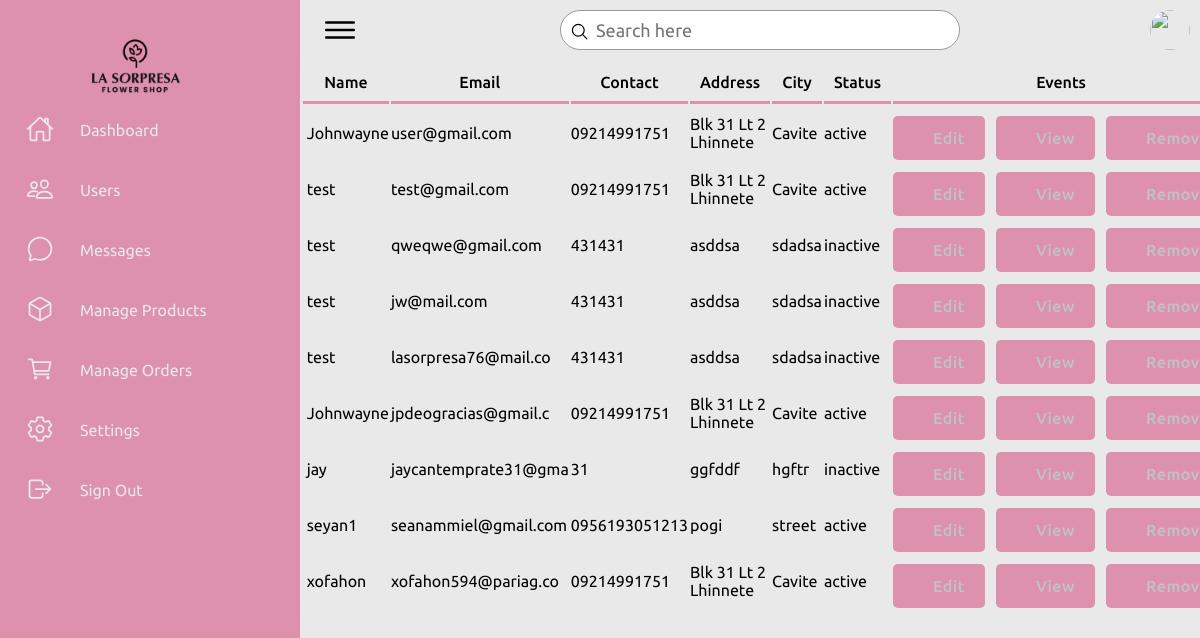
Page /admin/users.php on the earlier database version.
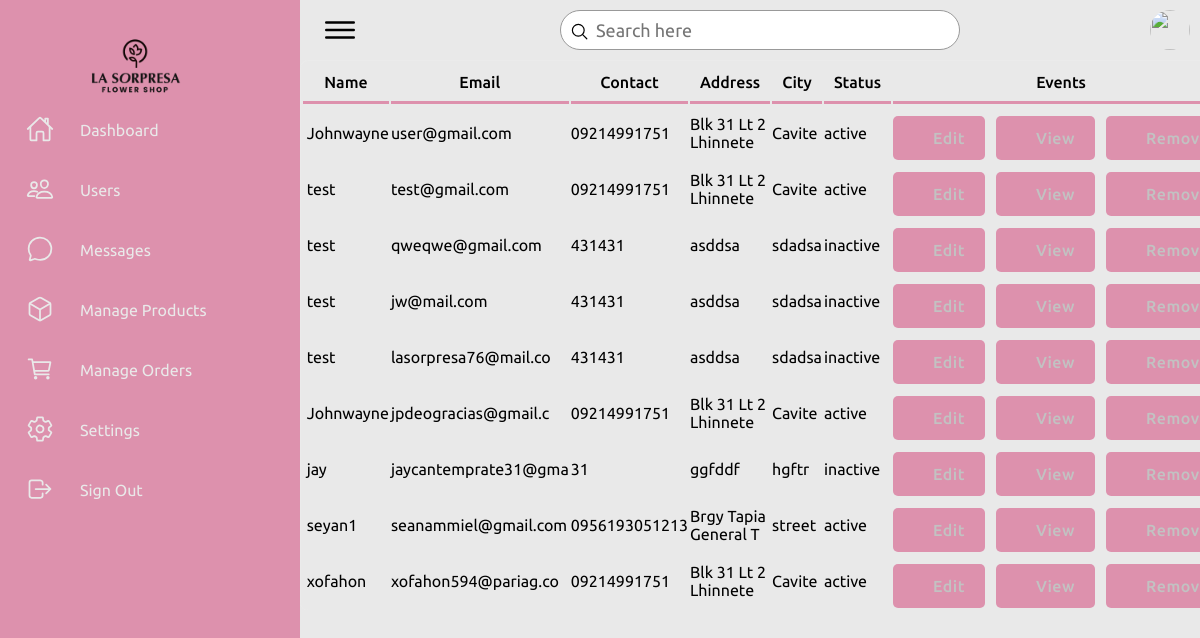
Same page on the later database version.
### tables this page shows
CREATE TABLE `customer` (
  `cust_id` int(11) NOT NULL,
  `cust_name` varchar(255) NOT NULL,
  `cust_email` varchar(255) NOT NULL,
  `cust_phone` varchar(15) NOT NULL,
  `cust_address` text NOT NULL,
  `cust_city` varchar(255) NOT NULL,
  `cust_zip` varchar(10) NOT NULL,
  `cust_s_name` varchar(255) DEFAULT NULL,
  `cust_s_phone` varchar(15) DEFAULT NULL,
  `cust_s_address` text DEFAULT NULL,
  `cust_s_city` varchar(255) DEFAULT NULL,
  `cust_s_zip` varchar(10) DEFAULT NULL,
  `cust_password` varchar(255) NOT NULL,
  `cust_datetime` datetime DEFAULT current_timestamp(),
  `cust_timestamp` timestamp NOT NULL DEFAULT current_timestamp() ON UPDATE current_timestamp(),
  `cust_status` enum('active','inactive','suspended') DEFAULT 'active'
);

### admin/users.php (the view, shortened to what the changed rows need)
<?php
include '../config.php';
$sql = "SELECT * FROM customer";
?>
<!DOCTYPE html>
<html lang="en">
<head>
    <link rel="stylesheet" href="../css/style.css">
    <link rel="stylesheet" href="https://cdnjs.cloudflare.com/ajax/libs/animate.css/4.1.1/animate.min.css"/>
    <link rel="stylesheet" href="https://cdnjs.cloudflare.com/ajax/libs/font-awesome/6.5.2/css/all.min.css">
    <link rel="stylesheet" href="../css/animations.css">
    <link rel="stylesheet" href="../css/admin1.css">
    <link rel="stylesheet" href="../css/admin2.css">
</head>
<body>
    <div class="container">
        <div class="main">
            <tr>
                <td colspan="4">
                    <div class="abc scroll">
                        <table width="93%" class="sub-table scrolldown" border="0">
                            <thead>
                                <tr>
                                    <th class="table-headin">
                                        Name
                                    </th>
                                    <th class="table-headin">
                                        Email
                                    </th>
                                    <th class="table-headin">
                                        Contact
                                    </th>
                                    <th class="table-headin">
                                        Address
                                    </th>
                                    <th class="table-headin">
                                        City
                                    </th>
                                    <th class="table-headin">
                                        Status
                                    </th>
                                    <th class="table-headin">
                                        Events
                                    </th>
                            </thead>
                            <tbody>
                                <?php
                                $result = mysqli_query($conn, $sql);
                                if ($result->num_rows == 0) {
                                    echo '<tr>
                                    <td colspan="4">
                                    <br><br><br><br>
                                    <center>
                                    <br>
                                    <p class="heading-main12" style="margin-left: 45px;font-size:20px;color:rgb(49, 49, 49)">We  couldnt find anything related to your keywords !</p>
                                    <a class="non-style-link" href="users.php"><button  class="login-btn btn-primary-soft btn"  style="display: flex;justify-content: center;align-items: center;margin-left:20px;">&nbsp;  &nbsp;</font></button>
                                    </a>
                                    </center>
                                    <br><br><br><br>
                                    </td>
                                    </tr>';
                                } else {
                                    for ($x = 0; $x < $result->num_rows; $x++) {
                                        $row = $result->fetch_assoc();
                                        $cust_id = $row["cust_id"];
                                        $cust_name = $row["cust_name"];
                                        $cust_email = $row["cust_email"];
                                        $cust_phone = $row["cust_phone"];
                                        $cust_address = $row["cust_address"];
                                        $cust_city = $row["cust_city"];
                                        $cust_status = $row["cust_status"];
                                        echo '<tr>
                                        <td> &nbsp;' .
                                            substr($cust_name, 0, 30)
                                            . '</td>
                                        <td>
                                        ' . substr($cust_email, 0, 20) . '
                                        </td>
                                        <td>
                                        ' . substr($cust_phone, 0, 20) . '
                                        </td>
                                        <td>
                                        ' . substr($cust_address, 0, 20) . '
                                        </td>
                                        <td>
                                        ' . substr($cust_city, 0, 20) . '
                                        </td>
                                        <td>
                                        ' . substr($cust_status, 0, 20) . '
                                        </td>
                                        <td>
                                        <div style="display:flex;justify-content: center;">
                                        <a href="?action=edit&id=' . $cust_id . '&error=0" class="non-style-link"><button  class="btn-primary-soft btn button-icon btn-edit"  style="padding-left: 40px;padding-top: 12px;padding-bottom: 12px;margin-top: 10px;"><font class="tn-in-text">Edit</font></button></a>
                                        &nbsp;&nbsp;&nbsp;
                                        <a href="?action=view&id=' . $cust_id . '" class="non-style-link"><button  class="btn-primary-soft btn button-icon btn-view"  style="padding-left: 40px;padding-top: 12px;padding-bottom: 12px;margin-top: 10px;"><font class="tn-in-text">View</font></button></a>
                                       &nbsp;&nbsp;&nbsp;
                                       <a href="?action=drop&id=' . $cust_id . '&name=' . $cust_name . '" class="non-style-link"><button  class="btn-primary-soft btn button-icon btn-delete"  style="padding-left: 40px;padding-top: 12px;padding-bottom: 12px;margin-top: 10px;"><font class="tn-in-text">Remove</font></button></a>
                                        </div>
                                        </td>
                                    </tr>';
                                    }
                                }
                                ?>
                            </tbody>
                        </table>
                    </div>
                </td>
            </tr>
        </div>
    </div>
</body>
</html>

Differences in the rows shown:
changed customer "seyan1": cust_address "pogi" → "Brgy Tapia General T"
